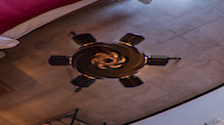
#> input picture ps/tripod.png, 224 x 125 px
$ python test24.py
#> lines starting #> are read from the running program, lines starting #| are printed output that depends on the picture

import numpy as np
from skimage import img_as_float
import matplotlib.pyplot as plt
from skimage import io
import math
import numpy.matlib

file_name2='tripod.png'
img=io.imread(file_name2)
#> img is the input picture: shape (125, 224, 4); mean R, G, B, A 97.8, 73.6, 76.2, 255

img = img_as_float(img)

row, col, channel = img.shape
#> row = 125; col = 224; channel = 4

img_out = img * 1.0

R=(min(row, col)/2)
#> R = 62.5

# gamma > 1 zoom in  gamma < 1 zoom out
gamma = 1.5

center_x = (col-1)/2.0
#> center_x = 111.5
center_y = (row-1)/2.0
#> center_y = 62

xx = np.arange (col)
#> xx = 224 values from 0 to 223
yy = np.arange (row)
#> yy = 125 values from 0 to 124

x_mask = numpy.matlib.repmat (xx, row, 1)
y_mask = numpy.matlib.repmat (yy, col, 1)
y_mask = np.transpose(y_mask)

xx_dif = x_mask - center_x
yy_dif = center_y - y_mask

r = np.sqrt(xx_dif * xx_dif + yy_dif * yy_dif)

theta = np.arctan(yy_dif / xx_dif)

mask_1 = xx_dif < 0
theta = theta * (1 - mask_1) + (theta + math.pi) * mask_1

r_new = R*np.power(r/R, gamma)

x_new = r_new * np.cos(theta) + center_x
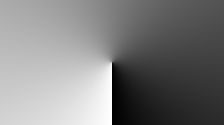
#> theta: shape (125, 224) float64; min -1.56, max 4.7, mean 1.57; drawn with min black and max white
y_new = center_y - r_new * np.sin(theta)

int_x = np.floor (x_new)
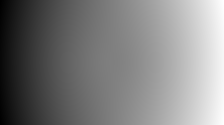
#> x_new: shape (125, 224) float64; min -47.8, max 270.8, mean 111.5; drawn with min black and max white
int_x = int_x.astype(int)
int_y = np.floor (y_new)
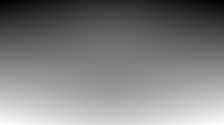
#> y_new: shape (125, 224) float64; min -26.58, max 150.6, mean 62; drawn with min black and max white
int_y = int_y.astype(int)

for ii in range(row):
    for jj in range (col):
        new_xx = int_x [ii, jj]
        new_yy = int_y [ii, jj]

        if x_new [ii, jj] < 0 or x_new [ii, jj] > col -1 :
            continue
        if y_new [ii, jj] < 0 or y_new [ii, jj] > row -1 :
            continue

        img_out[ii, jj, :] = img[new_yy, new_xx, :]
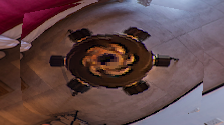
#> img_out: shape (125, 224, 4) float64; mean R, G, B, A 0.382, 0.282, 0.292, 1


plt.figure (1)
plt.imshow (img)
plt.axis('off')

plt.figure (2)
plt.imshow (img_out)
plt.axis('off')

plt.show()
